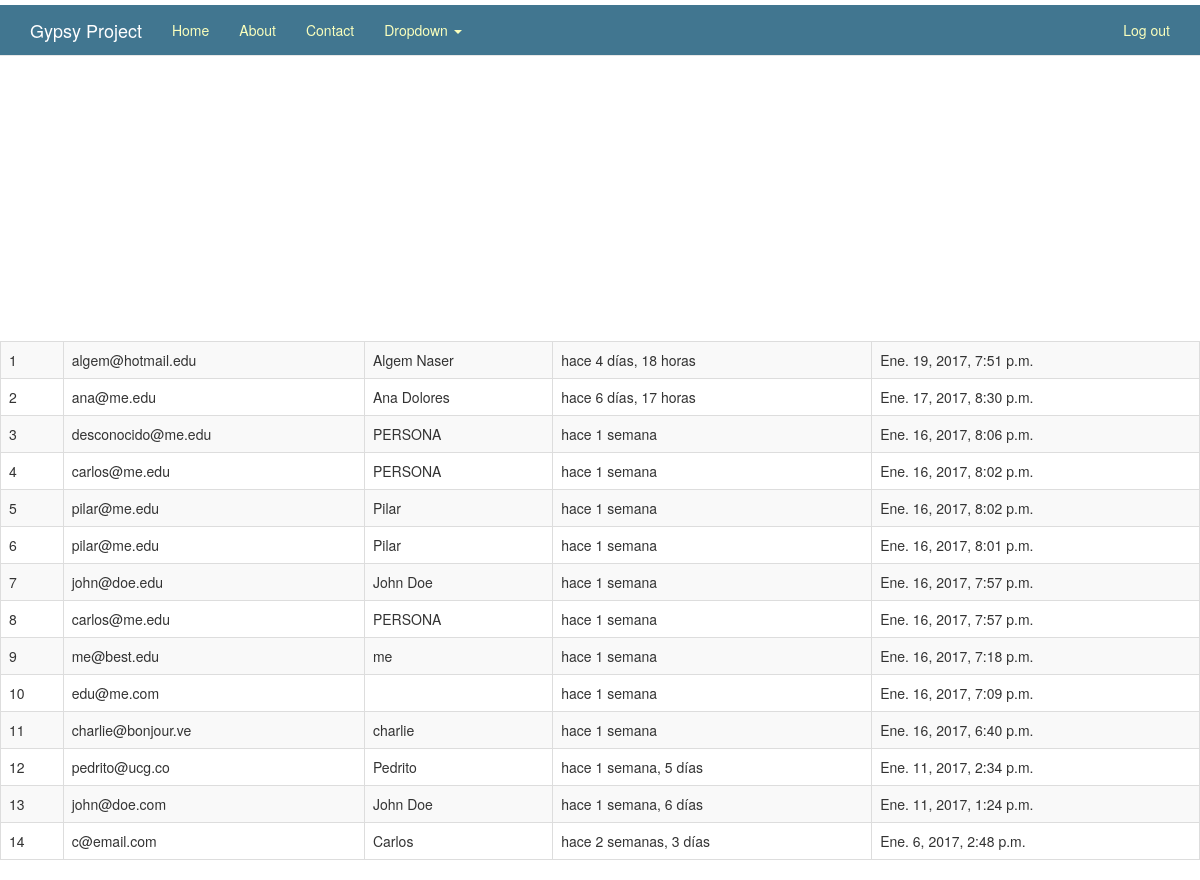
The app's page / (signed in) with its own data.
### boletin/models.py (models this page shows, shortened)
class Registrado(models.Model):
	nombre = models.CharField(max_length=100, blank=True, null=True)
	email = models.EmailField()
	timestamp = models.DateTimeField(auto_now_add=True, auto_now=False)
	def __str__(self): # para python3
		return self.email

### boletin/views.py (the view, shortened to what this page needs)
# urls.py: url(r'^$', views.inicio, name='inicio'),
def inicio(request):
	titulo = "Bienvenidos a Gypsy" #se utiliza en el context
	if request.user.is_authenticated:
		titulo = "Bienvenid@ %s" %(request.user)
	form = RegModelForm(request.POST or None)
	context = {
		"titulo": titulo,
		"el_form": form,
	}
	if request.user.is_authenticated() and request.user.is_staff:
		queryset = Registrado.objects.all().order_by("-timestamp")
		context = {
			"queryset": queryset, #query
		}
	return render(request, "inicio.html", context)

### templates/inicio.html (shortened to what this page needs)
{% extends "base.html" %}
{% load crispy_forms_tags %}
{% load static %}
{% block jumbotron %}
{% if request.user.is_staff %}
<table class="table table-striped table-bordered table-hover">
{% for instance in queryset %}
<tr>
<td>{{ forloop.counter }}</td>
<td>{{ instance }}</td>
<td>{{ instance.nombre }}</td>
<td>hace {{ instance.timestamp|timesince }}</td>
<td>{{ instance.timestamp }}</td>
</tr><br />
{% endfor %}
</table>
{% endif %}
{% endblock %}

### templates/base.html (shortened to what this page needs)
<!DOCTYPE html>
{% load static %}
<html lang="en">
  <head>
{% include "head_css.html" %}
  </head>
  <body>
    {% include "navbar.html" %}
{% block jumbotron %}
{% endblock %}
  </body>
</html>

### templates/head_css.html (shortened to what this page needs)
{% load static %}
    <link href="{% static 'css/bootstrap.min.css' %}" rel="stylesheet">
    <link href="{% static 'css/ie10-viewport-bug-workaround.css' %}" rel="stylesheet">
    <link href="{% static 'css/navbar-fixed-top.css' %}" rel="stylesheet">
    <link href="{% static 'ccs/custom.css' %}" rel="stylesheet">

### templates/navbar.html (shortened to what this page needs)
<nav class="navbar navbar-default navbar-static-top">
      <div class="container">
        <div class="navbar-header">
          <a class="navbar-brand" href="/">Gypsy Project</a>
        </div>
        <div id="navbar" class="navbar-collapse collapse">
          <ul class="nav navbar-nav">
            <li><a href="/">Home</a></li>
            <li><a href="{% url 'about' %}">About</a></li>
            <li><a href="{% url 'contact' %}">Contact</a></li>
            <li class="dropdown">
              <a href="#" class="dropdown-toggle" data-toggle="dropdown" role="button" aria-haspopup="true" aria-expanded="false">Dropdown <span class="caret"></span></a>
            </li>
          </ul>
          <ul class="nav navbar-nav navbar-right">
            {% if request.user.is_authenticated %}
            <li><a href="{% url 'auth_logout' %}">Log out</a></li>
            {% else %}
            <li><a href="{% url 'registration_register' %}">Register</a></li>
            {% endif %}
          </ul>
        </div>
      </div>
    </nav>

### static_pro/static/css/navbar-fixed-top.css (style rules this page uses)
body { min-height: 750px; padding-top: 5px; }
.navbar-static-top { margin-bottom: 5px; }
.navbar-default { background-color: #417690!important; }
.navbar-default .navbar-brand { color: #FFF; }
.navbar-default .navbar-nav>li>a { color: #faffbd; }

### records on screen
Registrado: email "algem@hotmail.edu", nombre "Algem Naser", timestamp "4 días, 18 horas", timestamp "Ene. 19, 2017, 7:51 p.m."
Registrado: email "ana@me.edu", nombre "Ana Dolores", timestamp "6 días, 17 horas", timestamp "Ene. 17, 2017, 8:30 p.m."
Registrado: email "desconocido@me.edu", nombre "PERSONA", timestamp "1 semana", timestamp "Ene. 16, 2017, 8:06 p.m."
Registrado: email "carlos@me.edu", nombre "PERSONA", timestamp "1 semana", timestamp "Ene. 16, 2017, 8:02 p.m."
Registrado: email "pilar@me.edu", nombre "Pilar", timestamp "1 semana", timestamp "Ene. 16, 2017, 8:02 p.m."
Registrado: email "pilar@me.edu", nombre "Pilar", timestamp "1 semana", timestamp "Ene. 16, 2017, 8:01 p.m."
Registrado: email "john@doe.edu", nombre "John Doe", timestamp "1 semana", timestamp "Ene. 16, 2017, 7:57 p.m."
Registrado: email "carlos@me.edu", nombre "PERSONA", timestamp "1 semana", timestamp "Ene. 16, 2017, 7:57 p.m."
Registrado: email "me@best.edu", nombre "me", timestamp "1 semana", timestamp "Ene. 16, 2017, 7:18 p.m."
Registrado: email "edu@me.com", timestamp "1 semana", timestamp "Ene. 16, 2017, 7:09 p.m."
Registrado: email "charlie@bonjour.ve", nombre "charlie", timestamp "1 semana", timestamp "Ene. 16, 2017, 6:40 p.m."
Registrado: email "pedrito@ucg.co", nombre "Pedrito", timestamp "1 semana, 5 días", timestamp "Ene. 11, 2017, 2:34 p.m."
Registrado: email "john@doe.com", nombre "John Doe", timestamp "1 semana, 6 días", timestamp "Ene. 11, 2017, 1:24 p.m."
Registrado: email "c@email.com", nombre "Carlos", timestamp "2 semanas, 3 días", timestamp "Ene. 6, 2017, 2:48 p.m."
